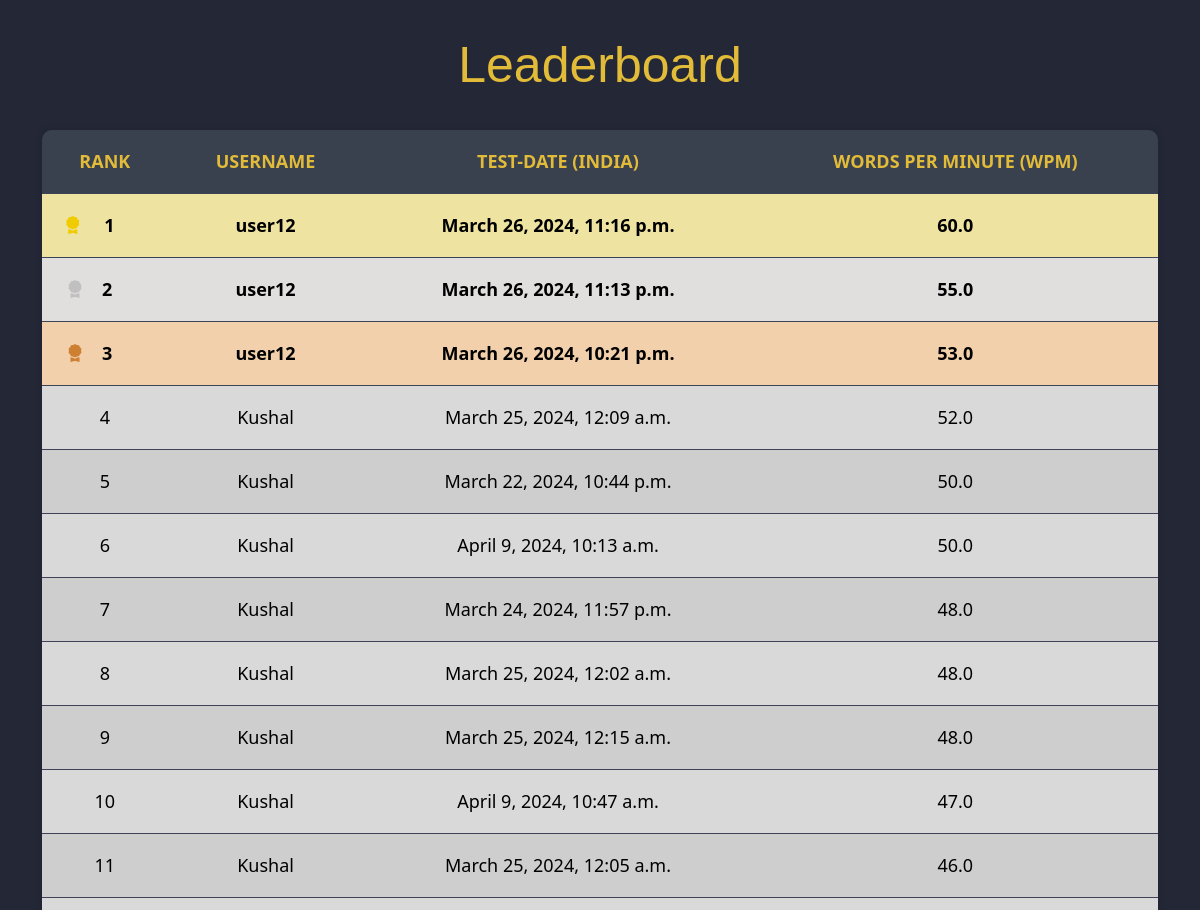
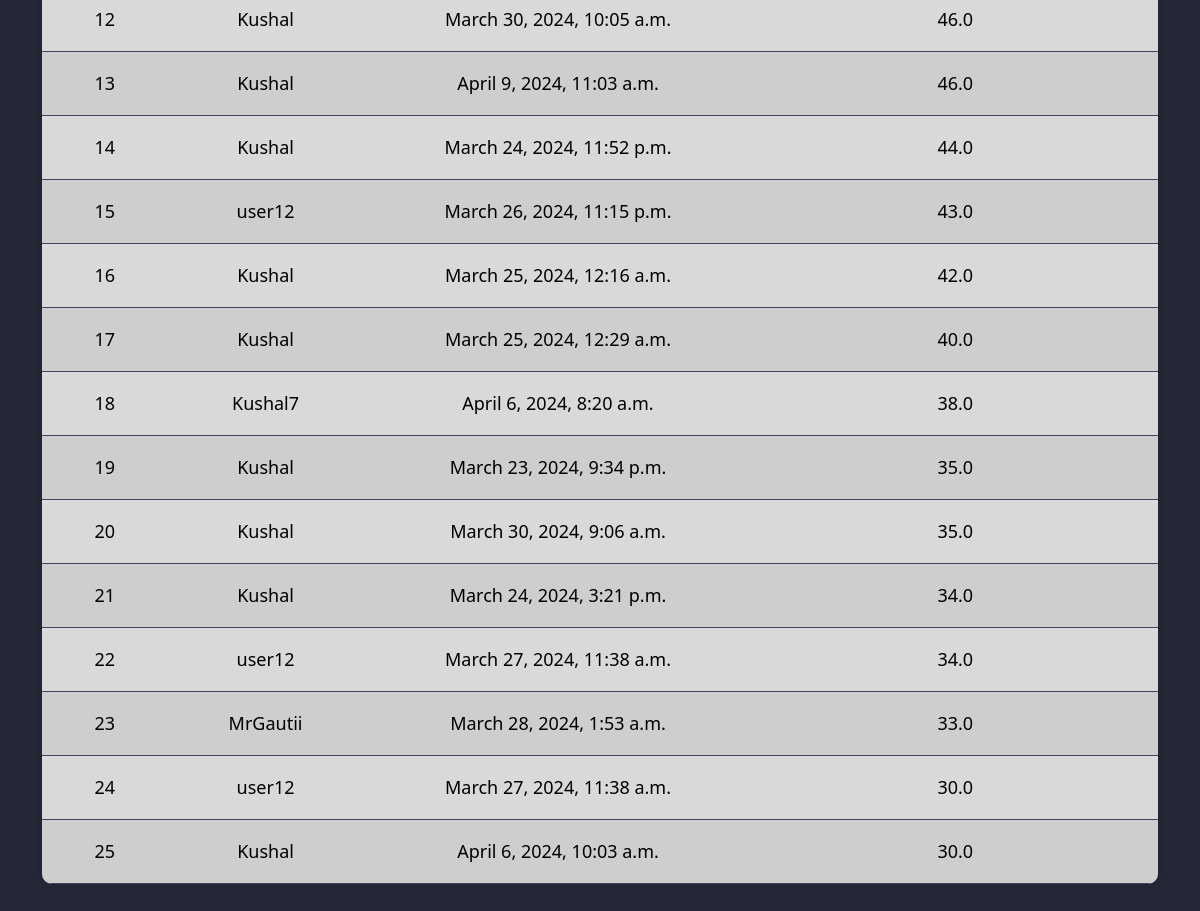
Page /leaderboard/ on the committed database (2 pictures, top to bottom).
### RapidType/models.py (models this page shows)
class TestResult(models.Model):
    user_profile = models.ForeignKey(UserProfile, on_delete=models.CASCADE)
    wpm = models.FloatField()
    accuracy = models.FloatField()
    test_date = models.DateTimeField(auto_now_add=True)
    test_time = models.IntegerField(null=True, default=0)
    text_type = models.CharField(max_length=100, default='')

class UserProfile(models.Model):
    user = models.OneToOneField(User, on_delete=models.CASCADE)

### RapidType/views.py (the view)
# urls.py: path('leaderboard/',leaderboard,name='leaderboard'),
def leaderboard(request):
    top_performers = TestResult.objects.filter(accuracy__gte=85).order_by('-wpm')[:25]
    return render(request, 'leaderboard.html', {'top_performers': top_performers})

### RapidType/Templates/leaderboard.html (shortened to what this page needs)
    {% load static %}
    {% load tz %}
    <!DOCTYPE html>
    <html lang="en">
    <head>
        <link href="https://cdn.jsdelivr.net/npm/bootstrap@5.3.2/dist/css/bootstrap.min.css" rel="stylesheet">
        <link href="https://cdn.jsdelivr.net/npm/bootstrap-icons@1.9.0/font/bootstrap-icons.css" rel="stylesheet">
        <link rel="stylesheet" href="{% static 'css/leaderboard.css'%}">
    </head>
    <body>
        <div class="container">
            <h1>Leaderboard</h1>
                <table class="table mt-4 table-hover table-striped">
                    <thead>
                        <tr>
                            <th>Rank</th>
                            <th>Username</th>
                            <th>Test-Date (India)</th>
                            <th>Words Per Minute (WPM)</th>
                        </tr>
                    </thead>
                    <tbody>
                        {% for performer in top_performers %}
                        <tr id="tr">
                            <td>
                                {% if forloop.counter == 1 %}
                                <i class="bi bi-award-fill" style="margin-right:20%; color:rgb(239, 203, 0)"></i><span style="margin-right:35%;">
                                {{ forloop.counter }}</span>
                                {% elif forloop.counter == 2 %}
                                <i class="bi bi-award-fill" style="margin-right:20%; color: silver;"></i><span style="margin-right:35%;">{{ forloop.counter }}</span>
                                {% elif forloop.counter == 3 %}
                                <i class="bi bi-award-fill" style="margin-right:20%; color:	#CD7F32"></i><span style="margin-right:35%;">{{ forloop.counter }}</span>
                                {%else%}
                                <span >{{ forloop.counter }}</span>
                                {% endif %}
                            </td>
                            <td>{{ performer.user_profile.user.username }}</td>
                            <td>{{ performer.test_date|timezone:"Asia/Kolkata" }}</td>
                            <td>{{ performer.wpm }}</td>
                        </tr>
                        {% endfor %}
                    </tbody>
                </table>
            </div>
    </body>
    </html>

### RapidType/static/css/leaderboard.css (style rules this page uses)
body { font-family: Arial, sans-serif; background-color: #232736 !important; color: #e2bb39 !important; }
.container { margin: 35px auto; }
h1 { color: #e2bb39 !important; text-align: center; margin-bottom: 35px; font-size: 50px; }
table { font-family: 'Segoe UI', Tahoma, Geneva, Verdana, sans-serif; border-collapse: collapse; border-radius: 10px; overflow: hidden; box-shadow: 0 0 10px rgba(0, 0, 0, 0.1); background-color: #2c3243 !important; margin-bottom: 30px; }
th, td { padding: 18px !important; border-bottom: 1px solid #3e4457 !important; background-color: #d9d9d9 !important; text-align: center; }
td { font-size: 18px; }
th { font-size: large; background-color: #39414f !important; color: #e2bb39 !important; text-transform: uppercase; }
tbody td { animation: fadeIn 0.5s ease-out; }
tbody tr:nth-child(1) td { background-color: #fbefa9 !important; color: #000 !important; font-weight: bold; }
tbody tr:nth-child(2) td { background-color: rgb(225, 222, 222) !important; color: #000 !important; font-weight: bold; }
tbody tr:nth-child(3) td { background-color: #ffdbb4 !important; color: #000 !important; font-weight: bold; }

### rows in the picture
TestResult: user_profile.user.username "user12", test_date "March 26, 2024, 11:16 p.m.", wpm "60.0"
TestResult: user_profile.user.username "user12", test_date "March 26, 2024, 11:13 p.m.", wpm "55.0"
TestResult: user_profile.user.username "user12", test_date "March 26, 2024, 10:21 p.m.", wpm "53.0"
TestResult: user_profile.user.username "Kushal", test_date "March 25, 2024, 12:09 a.m.", wpm "52.0"
TestResult: user_profile.user.username "Kushal", test_date "March 22, 2024, 10:44 p.m.", wpm "50.0"
TestResult: user_profile.user.username "Kushal", test_date "April 9, 2024, 10:13 a.m.", wpm "50.0"
TestResult: user_profile.user.username "Kushal", test_date "March 24, 2024, 11:57 p.m.", wpm "48.0"
TestResult: user_profile.user.username "Kushal", test_date "March 25, 2024, 12:02 a.m.", wpm "48.0"
TestResult: user_profile.user.username "Kushal", test_date "March 25, 2024, 12:15 a.m.", wpm "48.0"
TestResult: user_profile.user.username "Kushal", test_date "April 9, 2024, 10:47 a.m.", wpm "47.0"
TestResult: user_profile.user.username "Kushal", test_date "March 25, 2024, 12:05 a.m.", wpm "46.0"
TestResult: user_profile.user.username "Kushal", test_date "March 30, 2024, 10:05 a.m.", wpm "46.0"
TestResult: user_profile.user.username "Kushal", test_date "April 9, 2024, 11:03 a.m.", wpm "46.0"
TestResult: user_profile.user.username "Kushal", test_date "March 24, 2024, 11:52 p.m.", wpm "44.0"
TestResult: user_profile.user.username "user12", test_date "March 26, 2024, 11:15 p.m.", wpm "43.0"
TestResult: user_profile.user.username "Kushal", test_date "March 25, 2024, 12:16 a.m.", wpm "42.0"
TestResult: user_profile.user.username "Kushal", test_date "March 25, 2024, 12:29 a.m.", wpm "40.0"
TestResult: user_profile.user.username "Kushal7", test_date "April 6, 2024, 8:20 a.m.", wpm "38.0"
TestResult: user_profile.user.username "Kushal", test_date "March 23, 2024, 9:34 p.m.", wpm "35.0"
TestResult: user_profile.user.username "Kushal", test_date "March 30, 2024, 9:06 a.m.", wpm "35.0"
TestResult: user_profile.user.username "Kushal", test_date "March 24, 2024, 3:21 p.m.", wpm "34.0"
TestResult: user_profile.user.username "user12", test_date "March 27, 2024, 11:38 a.m.", wpm "34.0"
TestResult: user_profile.user.username "MrGautii", test_date "March 28, 2024, 1:53 a.m.", wpm "33.0"
TestResult: user_profile.user.username "user12", test_date "March 27, 2024, 11:38 a.m.", wpm "30.0"
TestResult: user_profile.user.username "Kushal", test_date "April 6, 2024, 10:03 a.m.", wpm "30.0"
